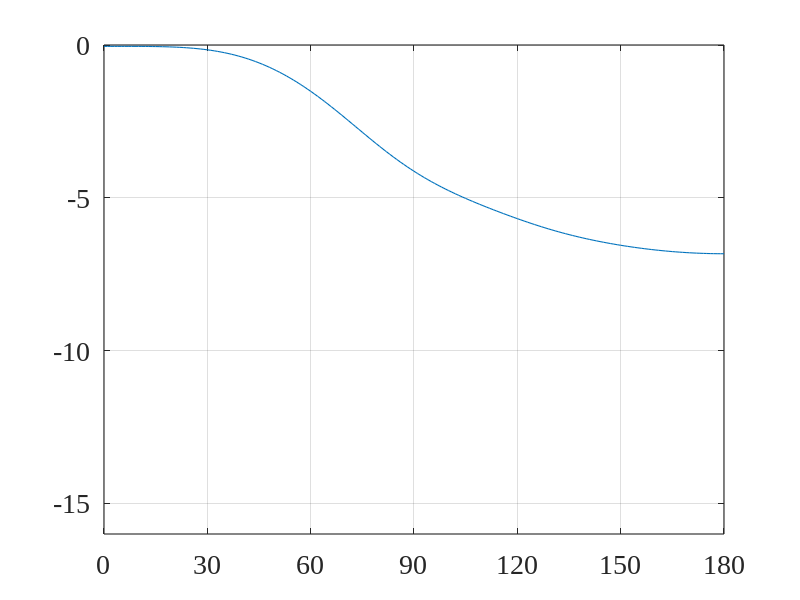
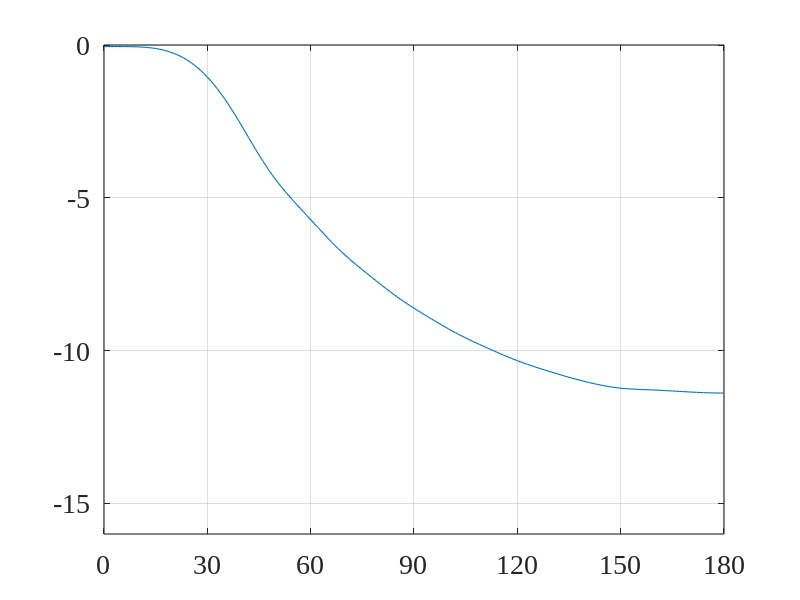
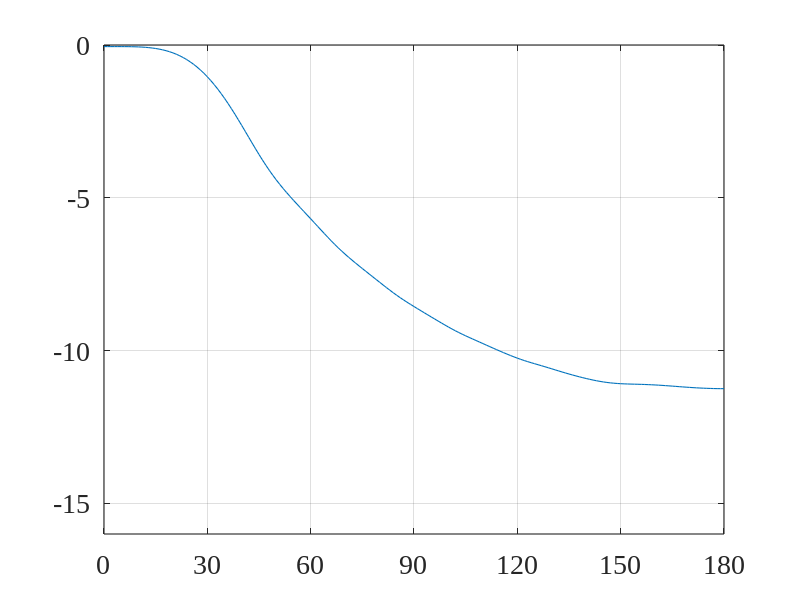
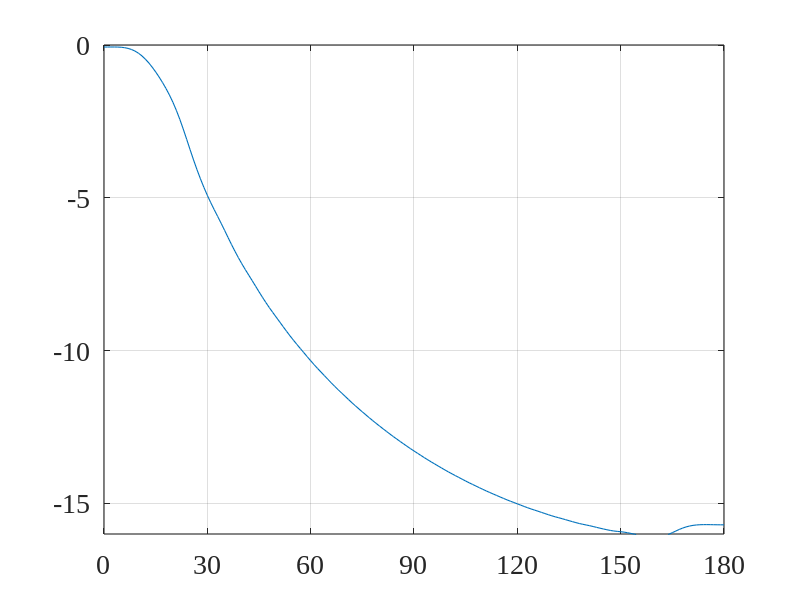

Write MATLAB code to recreate these figures, in order.
close all; clc; clear all;
linewd = 0.8;
hcfontsize = 20;
MarkerSize=9;

% Input:
c=340; % voice velocity
fs=8e3;
theta_d=0/180*pi;
delta_vec=[0.01 0.01 0.03 0.03];     % distance between microphones
M_vec=[10 30 10 30];     % number of microphones
P=25;
Lh=30;
L=2*P+Lh;

idx_fig=1;
delta=delta_vec(idx_fig);
M=M_vec(idx_fig);
[jj,ii]=meshgrid(1:L,1:Lh);
G_theta_d=zeros(M*Lh,L);
for m=1:M
    Gm_theta_d=sinc(-P-Lh+1-ii+jj-fs*(m-1)*delta/c*cos(theta_d));
    G_theta_d(((m-1)*Lh+1):(m*Lh),:)=Gm_theta_d;
end
diag_GG=diag(G_theta_d'*G_theta_d);
idx_max=find(diag_GG==max(diag_GG),1);
i_ell=zeros(L,1);
i_ell(idx_max)=1;
h=G_theta_d*i_ell/M;

% Beampattern
phi_vec=(0:1:180)'/180*pi;
Lphi=length(phi_vec);
Ba2=zeros(Lphi,1);
G_phi=zeros(M*Lh,L);
for idx_phi=1:Lphi
    phi=phi_vec(idx_phi);
    for m=1:M
        Gm_phi=sinc(-P-Lh+1-ii+jj-fs*(m-1)*delta/c*cos(phi));
        G_phi(((m-1)*Lh+1):(m*Lh),:)=Gm_phi;
    end
    Ba2(idx_phi)=h'*G_phi*G_phi'*h;
end
Ba=Ba2.^0.5;
Ba_dB=10*log10(Ba2);

figure
plot(phi_vec/pi*180,Ba_dB,'linewidth',linewd);
set(gca, 'Color', [1, 1, 1]); 
set(gca, 'FontName', 'Times New Roman');
set(gca, 'FontSize', hcfontsize);
set(gca, 'LineWidth', linewd); 
set(gca,'XLim',[0 180]);
set(gca,'XTick',0:30:180); 
set(gca,'YLim',[-16 0]);
box on; grid on;

idx_fig=2;
delta=delta_vec(idx_fig);
M=M_vec(idx_fig);
[jj,ii]=meshgrid(1:L,1:Lh);
G_theta_d=zeros(M*Lh,L);
for m=1:M
    Gm_theta_d=sinc(-P-Lh+1-ii+jj-fs*(m-1)*delta/c*cos(theta_d));
    G_theta_d(((m-1)*Lh+1):(m*Lh),:)=Gm_theta_d;
end
diag_GG=diag(G_theta_d'*G_theta_d);
idx_max=find(diag_GG==max(diag_GG),1);
i_ell=zeros(L,1);
i_ell(idx_max)=1;
h=G_theta_d*i_ell/M;

% Beampattern
phi_vec=(0:1:180)'/180*pi;
Lphi=length(phi_vec);
Ba2=zeros(Lphi,1);
G_phi=zeros(M*Lh,L);
for idx_phi=1:Lphi
    phi=phi_vec(idx_phi);
    for m=1:M
        Gm_phi=sinc(-P-Lh+1-ii+jj-fs*(m-1)*delta/c*cos(phi));
        G_phi(((m-1)*Lh+1):(m*Lh),:)=Gm_phi;
    end
    Ba2(idx_phi)=h'*G_phi*G_phi'*h;
end
Ba=Ba2.^0.5;
Ba_dB=10*log10(Ba2);

figure
plot(phi_vec/pi*180,Ba_dB,'linewidth',linewd);
set(gca, 'Color', [1, 1, 1]); 
set(gca, 'FontName', 'Times New Roman');
set(gca, 'FontSize', hcfontsize);
set(gca, 'LineWidth', linewd); 
set(gca,'XLim',[0 180]);
set(gca,'XTick',0:30:180); 
set(gca,'YLim',[-16 0]);
box on; grid on;

idx_fig=3;
delta=delta_vec(idx_fig);
M=M_vec(idx_fig);
[jj,ii]=meshgrid(1:L,1:Lh);
G_theta_d=zeros(M*Lh,L);
for m=1:M
    Gm_theta_d=sinc(-P-Lh+1-ii+jj-fs*(m-1)*delta/c*cos(theta_d));
    G_theta_d(((m-1)*Lh+1):(m*Lh),:)=Gm_theta_d;
end
diag_GG=diag(G_theta_d'*G_theta_d);
idx_max=find(diag_GG==max(diag_GG),1);
i_ell=zeros(L,1);
i_ell(idx_max)=1;
h=G_theta_d*i_ell/M;

% Beampattern
phi_vec=(0:1:180)'/180*pi;
Lphi=length(phi_vec);
Ba2=zeros(Lphi,1);
G_phi=zeros(M*Lh,L);
for idx_phi=1:Lphi
    phi=phi_vec(idx_phi);
    for m=1:M
        Gm_phi=sinc(-P-Lh+1-ii+jj-fs*(m-1)*delta/c*cos(phi));
        G_phi(((m-1)*Lh+1):(m*Lh),:)=Gm_phi;
    end
    Ba2(idx_phi)=h'*G_phi*G_phi'*h;
end
Ba=Ba2.^0.5;
Ba_dB=10*log10(Ba2);

figure
plot(phi_vec/pi*180,Ba_dB,'linewidth',linewd);
set(gca, 'Color', [1, 1, 1]); 
set(gca, 'FontName', 'Times New Roman');
set(gca, 'FontSize', hcfontsize);
set(gca, 'LineWidth', linewd); 
set(gca,'XLim',[0 180]);
set(gca,'XTick',0:30:180); 
set(gca,'YLim',[-16 0]);
box on; grid on;

idx_fig=4;
delta=delta_vec(idx_fig);
M=M_vec(idx_fig);
[jj,ii]=meshgrid(1:L,1:Lh);
G_theta_d=zeros(M*Lh,L);
for m=1:M
    Gm_theta_d=sinc(-P-Lh+1-ii+jj-fs*(m-1)*delta/c*cos(theta_d));
    G_theta_d(((m-1)*Lh+1):(m*Lh),:)=Gm_theta_d;
end
diag_GG=diag(G_theta_d'*G_theta_d);
idx_max=find(diag_GG==max(diag_GG),1);
i_ell=zeros(L,1);
i_ell(idx_max)=1;
h=G_theta_d*i_ell/M;

% Beampattern
phi_vec=(0:1:180)'/180*pi;
Lphi=length(phi_vec);
Ba2=zeros(Lphi,1);
G_phi=zeros(M*Lh,L);
for idx_phi=1:Lphi
    phi=phi_vec(idx_phi);
    for m=1:M
        Gm_phi=sinc(-P-Lh+1-ii+jj-fs*(m-1)*delta/c*cos(phi));
        G_phi(((m-1)*Lh+1):(m*Lh),:)=Gm_phi;
    end
    Ba2(idx_phi)=h'*G_phi*G_phi'*h;
end
Ba=Ba2.^0.5;
Ba_dB=10*log10(Ba2);

figure
plot(phi_vec/pi*180,Ba_dB,'linewidth',linewd);
set(gca, 'Color', [1, 1, 1]); 
set(gca, 'FontName', 'Times New Roman');
set(gca, 'FontSize', hcfontsize);
set(gca, 'LineWidth', linewd); 
set(gca,'XLim',[0 180]);
set(gca,'XTick',0:30:180); 
set(gca,'YLim',[-16 0]);
box on; grid on;
